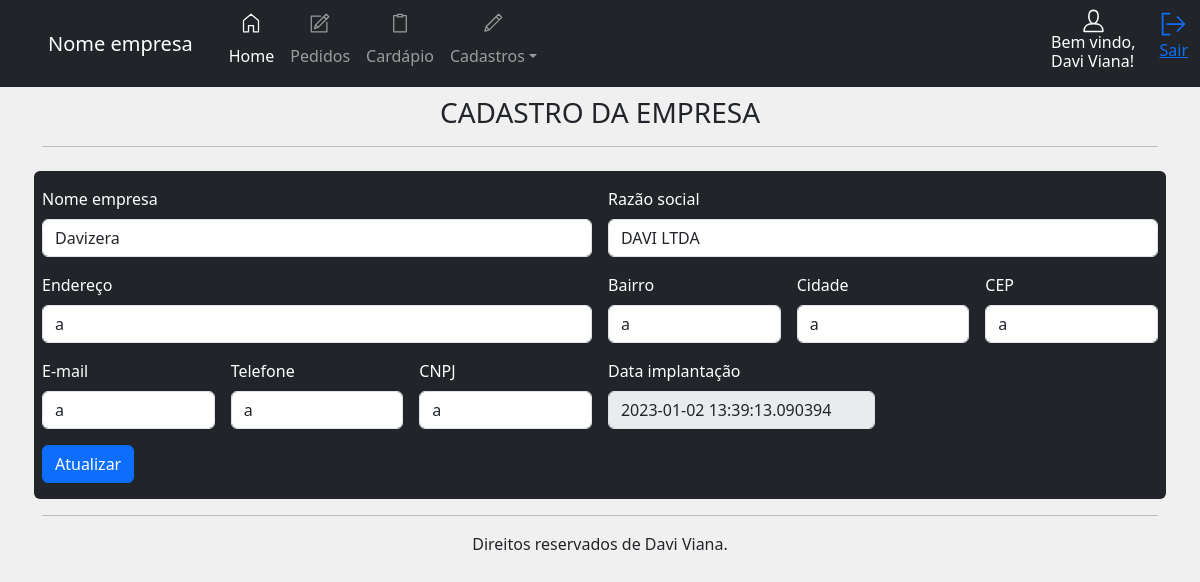
Page /painel/cad/empresa (signed in) on the committed database.
### app/__init__.py (models this page shows, shortened)
class users(UserMixin, db.Model):
    id = db.Column(db.Integer, primary_key=True, autoincrement=True)
    user = db.Column(db.String(10))
    name = db.Column(db.String(50))
    email = db.Column(db.String(100))
    password = db.Column(db.String(200))
    dt_create = db.Column(db.DATETIME)
    situation = db.Column(db.String(50))

class cadempresa(UserMixin, db.Model):
    id = db.Column(db.Integer, primary_key=True, autoincrement=True)
    company_name = db.Column(db.String(100))
    corporate_name = db.Column(db.String(100))
    address = db.Column(db.String(100))
    district = db.Column(db.String(200))
    city = db.Column(db.String(200))
    cep = db.Column(db.String(50))
    email = db.Column(db.String(50))
    tel = db.Column(db.String(50))
    cnpj = db.Column(db.String(50))
    dt_create = db.Column(db.DATETIME)

### app/cad.py (the view, shortened to what this page needs)
@bp.route('/empresa', methods=['POST', 'GET'])
@login_required
def empresa():
    cad_empresa = cadempresa.query.filter_by(id=1).first()
    name_company = "Nome empresa"
    date = datetime.now().strftime('%d/%m/%Y')
    user = current_user.name
    return render_template('panel/cadastros/empresa.html', name_company=name_company, date=date, user=user, cad_empresa=cad_empresa)

### app/__init__.py (called while the page is built)
@login_manager.user_loader
def get(user):
    return users.query.get(user)

### app/templates/panel/cadastros/empresa.html
{% extends 'panel/home.html' %}
{% block panel %}
<br>
<h3 style="text-align: center;">CADASTRO DA EMPRESA</h3>
<hr>
<br>
<form class="row g-3 text-bg-dark pb-3 rounded" action="/painel/cad/empresa" method="POST">
    <div class="col-md-6">
        <label for="company_name" class="form-label">Nome empresa</label>
        <input type="text" class="form-control" id="company_name" name="company_name"
            value="{{cad_empresa.company_name}}" required>
    </div>
    <div class="col-md-6">
        <label for="corporate_name" class="form-label">Razão social</label>
        <input type="text" class="form-control" id="corporate_name" name="corporate_name"
            value="{{cad_empresa.corporate_name}}" required>
    </div>
    <div class="col-6">
        <label for="address" class="form-label">Endereço</label>
        <input type="text" class="form-control" id="address" name="address" placeholder="Rua tal, 00"
            value="{{cad_empresa.address}}" required>
    </div>
    <div class="col-2">
        <label for="district" class="form-label">Bairro</label>
        <input type="text" class="form-control" id="district" name="district" value="{{cad_empresa.district}}" required>
    </div>
    <div class="col-md-2">
        <label for="city" class="form-label">Cidade</label>
        <input type="text" class="form-control" id="city" name="city" value="{{cad_empresa.city}}" required>
    </div>
    <div class="col-md-2">
        <label for="cep" class="form-label">CEP</label>
        <input type="text" class="form-control" id="cep" name="cep" value="{{cad_empresa.cep}}" required>
    </div>
    <div class="col-md-2">
        <label for="email" class="form-label">E-mail</label>
        <input type="text" class="form-control" id="email" name="email" value="{{cad_empresa.email}}" required>
    </div>
    <div class="col-md-2">
        <label for="tel" class="form-label">Telefone</label>
        <input type="text" class="form-control" id="tel" name="tel" value="{{cad_empresa.tel}}" required>
    </div>
    <div class="col-md-2">
        <label for="cnpj" class="form-label">CNPJ</label>
        <input type="text" class="form-control" id="cnpj" name="cnpj" value="{{cad_empresa.cnpj}}" required>
    </div>
    <div class="col-md-3">
        <label for="dt_create" class="form-label">Data implantação</label>
        <input type="text" class="form-control" id="dt_create" name="dt_create" value="{{cad_empresa.dt_create}}" disabled>
    </div>
    <div class="col-12">
        <button type="submit" class="btn btn-primary">Atualizar</button>
    </div>
</form>
{% endblock %}

### app/templates/panel/home.html (shortened to what this page needs)
{% extends 'layout.html' %}
{% block content %}
<header>
    <nav class="navbar navbar-expand-lg navbar-dark bg-dark fixed-top">
        <a class="navbar-brand ps-5 text-align-center">{{ name_company }}</a>
        <div class="container">
            <div class="collapse navbar-collapse" id="navbarSupportedContent">
                <ul class="navbar-nav me-auto">
                    <li class="nav-item">
                        <a class="nav-link active " aria-current="page" href="{{url_for('panel.home')}}"><svg
                                id="i-home" xmlns="http://www.w3.org/2000/svg" viewBox="0 0 32 32" width="40"
                                height="20" fill="none" stroke="currentcolor" stroke-linecap="round"
                                stroke-linejoin="round" stroke-width="2"
                                class="position-relative top-0 start-50 translate-middle">
                                <path d="M12 20 L12 30 4 30 4 12 16 2 28 12 28 30 20 30 20 20 Z" />
                            </svg> <br>Home</a>
                    </li>
                    <li class="nav-item">
                        <a class="nav-link" href="{{url_for('panel.pedidos_')}}">  <br>Pedidos</a>
                    </li>
                    <li class="nav-item">
                        <a class="nav-link" href="{{url_for('panel.cardapio')}}">  <br>Cardápio</a>
                    </li>
                    <li class="nav-item dropdown">
                        <a class="nav-link dropdown-toggle" href="#" id="navbarDropdown" role="button"
                            data-bs-toggle="dropdown" aria-expanded="false">  <br>Cadastros</a>
                    </li>
                </ul>
                <div class="d-flex flex-column align-items-center text-bg-dark me-4">
                    <h6>Bem vindo,<br> {{user}}!</h6>
                </div>
                <a href="/auth/logout" role="button" title="Sair"><svg id="i-signout" xmlns="http://www.w3.org/2000/svg"
                        viewBox="0 0 32 32" width="28" height="28" fill="none" stroke="currentcolor"
                        stroke-linecap="round" stroke-linejoin="round" stroke-width="2">
                        <path d="M28 16 L8 16 M20 8 L28 16 20 24 M11 28 L3 28 3 4 11 4" />
                    </svg>
                    <p>Sair</p>
                </a>
            </div>
    </nav>
</header>
<main class="container pt-5 mt-4">
    {% block panel %}{% endblock %}
    <hr>
</main>
<footer class="container pb-3" style="text-align: center;">
    Direitos reservados de Davi Viana.
</footer>
{% endblock %}

### app/templates/layout.html (shortened to what this page needs)
<!DOCTYPE html>
<html lang="en">
<head>
    <link href="https://cdn.jsdelivr.net/npm/bootstrap@5.3.0-alpha1/dist/css/bootstrap.min.css" rel="stylesheet"
>
    <link rel="stylesheet" href="{{ url_for('static', filename='/css/style.css') }}">
</head>
<body style="background-color: rgb(240, 240, 240);">
    {% block content %}{% endblock %}
</body>
</html>

### rows in the picture
users: name "Davi Viana"
cadempresa: company_name "Davizera", corporate_name "DAVI LTDA", address "a", district "a", city "a", cep "a", email "a", tel "a", cnpj "a", dt_create "2023-01-02 13:39:13.090394"

### other values in the picture
{{ name_company }} "Nome empresa"
